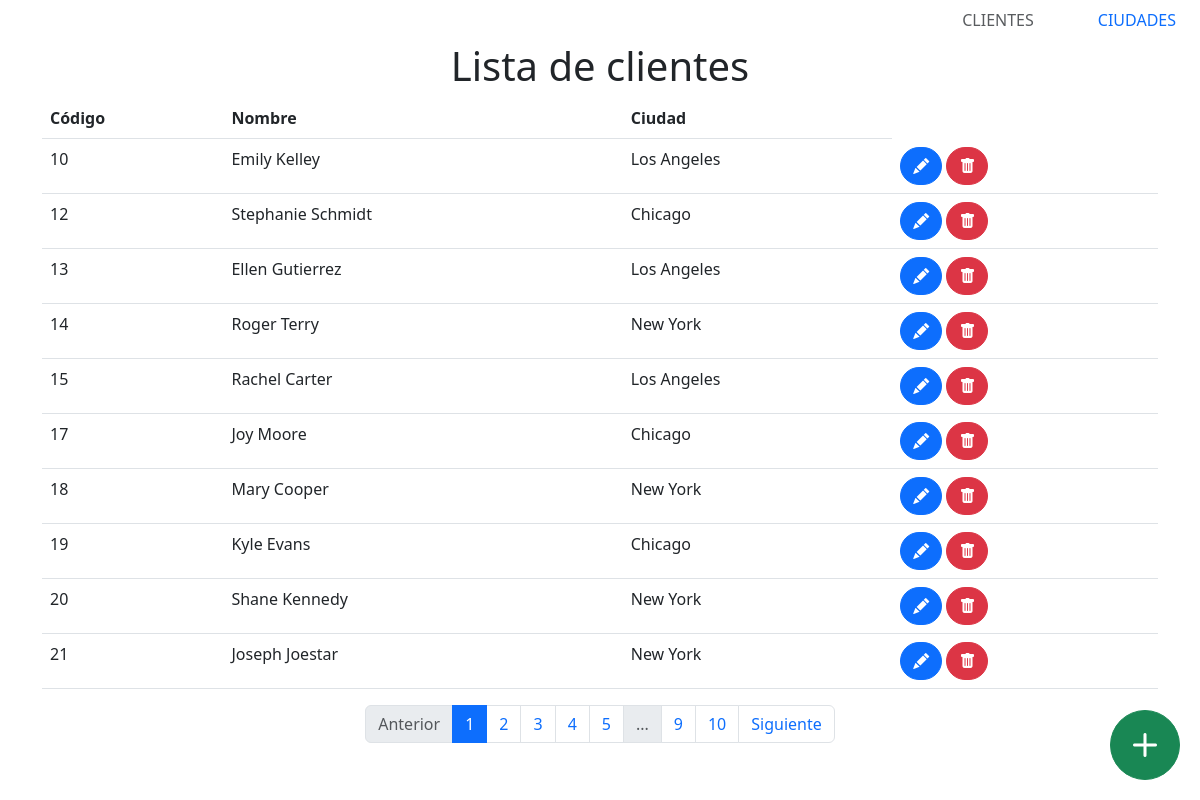
The app's page /clients with its own data.
### Backend/models/models.py (models this page shows)
class Client(db.Model):
    cod = db.Column(db.Integer, primary_key=True)
    name = db.Column(db.String(50), nullable=False)
    city_cod = db.Column(db.Integer, db.ForeignKey('city.cod'), nullable=False)
    def to_dict(self):
        data = {
            'cod': self.cod,
            'name': self.name,
            'city_cod': self.city_cod
        }
        return data

class City(db.Model):
    cod = db.Column(db.Integer, primary_key=True)
    name = db.Column(db.String(50), nullable=False)
    clients = db.relationship('Client', backref='city', lazy=True)
    def to_dict(self):
        data = {
            'cod': self.cod,
            'name': self.name,
            'clients': list(map(lambda a: a.to_dict(), self.clients))
        }
        return data

### Backend/controllers/client.py (the view)
@app.route('/clients', methods=['GET'])
def clients_list():
    page = request.args.get('page', 1, type=int)
    per_page = 10
    clients = db.session.query(Client).paginate(
        page=page, per_page=per_page)
    cities = list(map(lambda a: a.to_dict(), City.query.all()))
    city_dict = {city['cod']: city['name'] for city in cities}
    delete_url = url_for('clients_delete', cod=0)
    edit_url = url_for('clients_edit', cod=0)
    return render_template('clients.html', clients=clients, cities=cities, city_dict=city_dict, delete_url=delete_url, edit_url=edit_url)

### templates/clients.html (shortened to what this page needs)
{% extends "base.html" %}
{% block content %}
<center>
    <h1 class="display-6">Lista de clientes</h1>
</center>
<div class="container-sm">
    <table id="clientsTable" class="table table-hover">
        <thead>
            <tr>
                <th>Código</th>
                <th>Nombre</th>
                <th>Ciudad</th>
            </tr>
        </thead>
        <tbody id="listClients">
            {% for client in clients.items %}
            <tr id="client-{{ client.cod }}-details">
                <td id="client-{{ client.cod }}-cod">{{ client.cod }}</td>
                <td id="client-{{ client.cod }}-name">{{ client.name }}</td>
                <td id="client-{{ client.cod }}-city_cod">{{ city_dict[client.city_cod] }}</td>
                <td>
                    <button type="button" class="btn btn-primary btn-md rounded-5" data-bs-toggle="modal"
                        data-bs-target="#editClientModal-{{client.cod}}" title="Editar Cliente">
                        <i class="bi bi-pencil-fill"></i>
                    </button>
                    <button type="button" class="btn btn-danger btn-md rounded-5" data-bs-toggle="modal"
                        data-bs-target="#deleteClientModal-{{client.cod}}" title="Eliminar Cliente">
                        <i class="bi bi-trash-fill"></i>
                    </button>
                </td>
            </tr>
            {% endfor %}
            <button type="button" class="btn btn-success" data-bs-toggle="modal" data-bs-target="#clientModal" style="font-size: 24px;
                       width: 70px;
                       height: 70px;
                       border-radius: 50%;
                       position: fixed;
                       bottom: 20px;
                       right: 20px;
                       z-index: 100;" title="Agregar cliente">
                <i class="bi bi-plus-lg"></i>
            </button>
        </tbody>
    </table>
    <div class="container">
        <nav>
            <ul class="pagination justify-content-center">
                {% if clients.has_prev %}
                <li class="page-item">
                    <a class="page-link" href="{{ url_for('clients_list', page=clients.prev_num) }}">Anterior</a>
                </li>
                {% else %}
                <li class="page-item disabled">
                    <a class="page-link">Anterior</a>
                </li>
                {% endif %}
                {% for page_num in clients.iter_pages() %}
                {% if page_num %}
                {% if page_num != clients.page %}
                <li class="page-item">
                    <a class="page-link" href="{{ url_for('clients_list', page=page_num) }}">{{ page_num }}</a>
                </li>
                {% else %}
                <li class="page-item active">
                    <a class="page-link">{{ page_num }}</a>
                </li>
                {% endif %}
                {% else %}
                <li class="page-item disabled">
                    <a class="page-link">...</a>
                </li>
                {% endif %}
                {% endfor %}
                {% if clients.has_next %}
                <li class="page-item">
                    <a class="page-link" href="{{ url_for('clients_list', page=clients.next_num) }}">Siguiente</a>
                </li>
                {% else %}
                <li class="page-item disabled">
                    <a class="page-link">Siguiente</a>
                </li>
                {% endif %}
            </ul>
        </nav>
    </div>
</div>
{% endblock %}

### templates/base.html (shortened to what this page needs)
<!DOCTYPE html>
<html lang="en">
<head>
    {% block head %}
    <link href="https://cdn.jsdelivr.net/npm/bootstrap@5.3.0-alpha1/dist/css/bootstrap.min.css" rel="stylesheet"
>
    <link rel="stylesheet" href="https://cdn.jsdelivr.net/npm/bootstrap-icons@1.5.0/font/bootstrap-icons.css">
    {% endblock %}
</head>
<body id="body-pd">
    <ul class="nav nav-underline justify-content-end">
        <li class="nav-item px-lg-4">
            <a class="nav-link {% if 'clients' in request.url_rule.endpoint %} disabled {% endif %} text-uppercase text-expanded"
                href="{{ url_for('clients_list') }}">Clientes</a>
        </li>
        <li class="nav-item  px-lg-4">
            <a class="nav-link {% if 'cities' in request.url_rule.endpoint %} disabled {% endif %} text-uppercase text-expanded"
                href="{{ url_for('cities_list') }}">Ciudades</a>
        </li>
    </ul>
    <div id="content">
        {% block content %}{% endblock %}
    </div>
</body>
</html>

### records on screen
Client: cod "10", name "Emily Kelley", city_cod.name "Los Angeles"
Client: cod "12", name "Stephanie Schmidt", city_cod.name "Chicago"
Client: cod "13", name "Ellen Gutierrez", city_cod.name "Los Angeles"
Client: cod "14", name "Roger Terry", city_cod.name "New York"
Client: cod "15", name "Rachel Carter", city_cod.name "Los Angeles"
Client: cod "17", name "Joy Moore", city_cod.name "Chicago"
Client: cod "18", name "Mary Cooper", city_cod.name "New York"
Client: cod "19", name "Kyle Evans", city_cod.name "Chicago"
Client: cod "20", name "Shane Kennedy", city_cod.name "New York"
Client: cod "21", name "Joseph Joestar", city_cod.name "New York"

### other values on screen
{{ page_num }} "1"
{{ page_num }} "2" "3" "4" "5" "9" "10"
